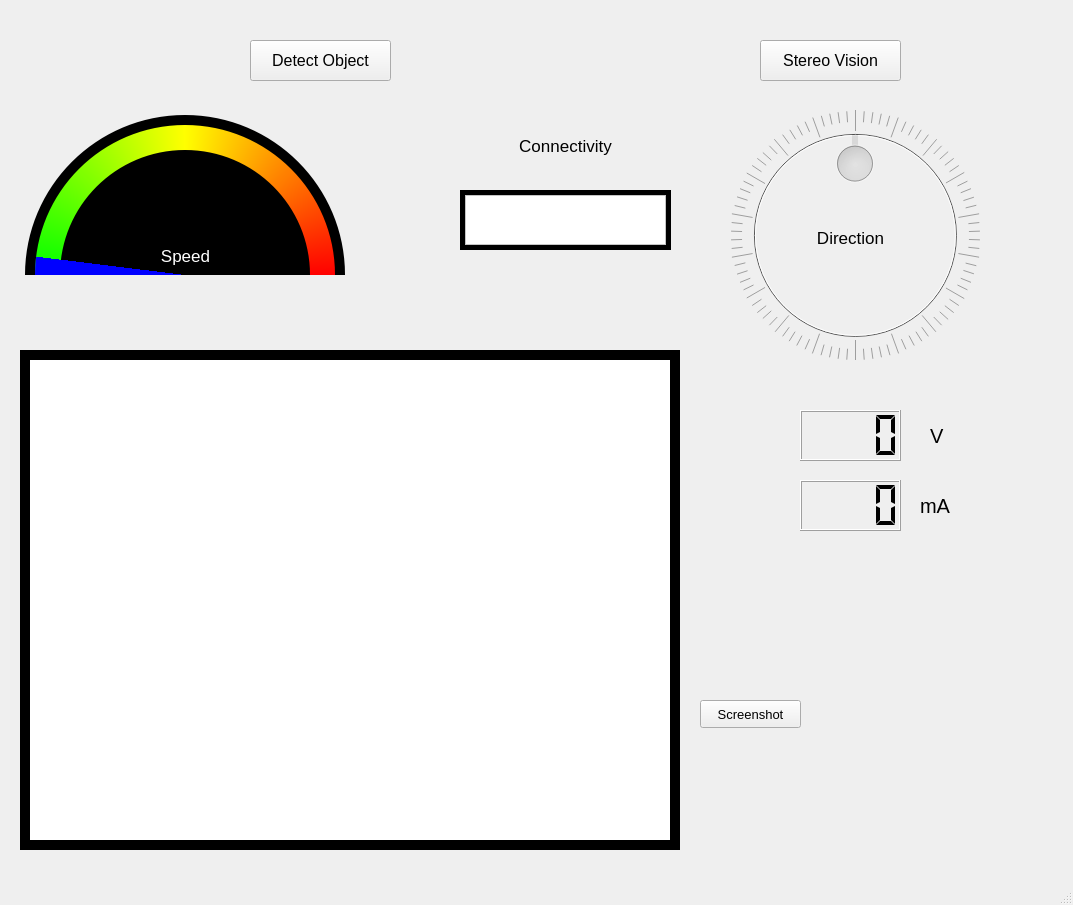
<?xml version="1.0" encoding="UTF-8"?>
<ui version="4.0">
 <class>MainWindow</class>
 <widget class="QMainWindow" name="MainWindow">
  <property name="geometry">
   <rect>
    <x>0</x>
    <y>0</y>
    <width>1073</width>
    <height>905</height>
   </rect>
  </property>
  <property name="windowTitle">
   <string>MainWindow</string>
  </property>
  <widget class="QWidget" name="centralwidget">
   <widget class="QLCDNumber" name="current">
    <property name="geometry">
     <rect>
      <x>800</x>
      <y>480</y>
      <width>101</width>
      <height>51</height>
     </rect>
    </property>
    <property name="digitCount">
     <number>4</number>
    </property>
    <property name="segmentStyle">
     <enum>QLCDNumber::Flat</enum>
    </property>
   </widget>
   <widget class="QLCDNumber" name="voltage">
    <property name="geometry">
     <rect>
      <x>800</x>
      <y>410</y>
      <width>101</width>
      <height>51</height>
     </rect>
    </property>
    <property name="digitCount">
     <number>4</number>
    </property>
    <property name="segmentStyle">
     <enum>QLCDNumber::Flat</enum>
    </property>
   </widget>
   <widget class="QLabel" name="volt">
    <property name="geometry">
     <rect>
      <x>930</x>
      <y>420</y>
      <width>31</width>
      <height>31</height>
     </rect>
    </property>
    <property name="font">
     <font>
      <pointsize>15</pointsize>
     </font>
    </property>
    <property name="text">
     <string>V</string>
    </property>
   </widget>
   <widget class="QLabel" name="ampere">
    <property name="geometry">
     <rect>
      <x>920</x>
      <y>490</y>
      <width>41</width>
      <height>31</height>
     </rect>
    </property>
    <property name="font">
     <font>
      <pointsize>15</pointsize>
     </font>
    </property>
    <property name="text">
     <string>mA</string>
    </property>
   </widget>
   <widget class="QPushButton" name="detect">
    <property name="geometry">
     <rect>
      <x>250</x>
      <y>40</y>
      <width>141</width>
      <height>41</height>
     </rect>
    </property>
    <property name="font">
     <font>
      <pointsize>12</pointsize>
     </font>
    </property>
    <property name="text">
     <string>Detect Object</string>
    </property>
   </widget>
   <widget class="QPushButton" name="stereo">
    <property name="geometry">
     <rect>
      <x>760</x>
      <y>40</y>
      <width>141</width>
      <height>41</height>
     </rect>
    </property>
    <property name="font">
     <font>
      <pointsize>12</pointsize>
     </font>
    </property>
    <property name="text">
     <string>Stereo Vision</string>
    </property>
   </widget>
   <widget class="QFrame" name="speedFore">
    <property name="geometry">
     <rect>
      <x>60</x>
      <y>150</y>
      <width>250</width>
      <height>250</height>
     </rect>
    </property>
    <property name="styleSheet">
     <string notr="true">border-radius: 125px;
background-color: qconicalgradient(cx:0.5, cy:0.5, angle:0, stop:0.49835 rgba(0, 0, 0, 255), stop:0.5 rgba(117, 117, 117, 0));</string>
    </property>
    <property name="frameShape">
     <enum>QFrame::StyledPanel</enum>
    </property>
    <property name="frameShadow">
     <enum>QFrame::Raised</enum>
    </property>
   </widget>
   <widget class="QFrame" name="speedBack">
    <property name="geometry">
     <rect>
      <x>25</x>
      <y>115</y>
      <width>320</width>
      <height>320</height>
     </rect>
    </property>
    <property name="styleSheet">
     <string notr="true">border-radius: 160px;
background-color: qconicalgradient(cx:0.5, cy:0.5, angle:0, stop:0.49835 rgba(0, 0, 0, 255), stop:0.5 rgba(117, 117, 117, 0));</string>
    </property>
    <property name="frameShape">
     <enum>QFrame::StyledPanel</enum>
    </property>
    <property name="frameShadow">
     <enum>QFrame::Raised</enum>
    </property>
   </widget>
   <widget class="QFrame" name="speedColors">
    <property name="geometry">
     <rect>
      <x>35</x>
      <y>125</y>
      <width>300</width>
      <height>300</height>
     </rect>
    </property>
    <property name="styleSheet">
     <string notr="true">background-color: qconicalgradient(cx:0.5, cy:0.5, angle:0, stop:0 rgba(255, 0, 0, 255), stop:0.25 rgba(255, 255, 0, 255), stop:0.499 rgba(0, 255, 0, 255), stop:0.5 rgba(0, 255, 0, 0));
border-radius: 150px;</string>
    </property>
    <property name="frameShape">
     <enum>QFrame::StyledPanel</enum>
    </property>
    <property name="frameShadow">
     <enum>QFrame::Raised</enum>
    </property>
   </widget>
   <widget class="QFrame" name="speedPointer">
    <property name="geometry">
     <rect>
      <x>35</x>
      <y>125</y>
      <width>300</width>
      <height>300</height>
     </rect>
    </property>
    <property name="styleSheet">
     <string notr="true">border-radius: 150px;
background-color: qconicalgradient(cx:0.5, cy:0.5, angle:0, stop:0.479 rgba(0, 0, 255, 0), stop:0.48 rgba(0, 0, 255, 255), stop:0.499 rgba(0, 0, 255, 255), stop:0.5 rgba(0, 0, 255, 0));</string>
    </property>
    <property name="frameShape">
     <enum>QFrame::StyledPanel</enum>
    </property>
    <property name="frameShadow">
     <enum>QFrame::Raised</enum>
    </property>
   </widget>
   <widget class="QLabel" name="speedLabel">
    <property name="geometry">
     <rect>
      <x>150</x>
      <y>240</y>
      <width>71</width>
      <height>31</height>
     </rect>
    </property>
    <property name="font">
     <font>
      <pointsize>13</pointsize>
     </font>
    </property>
    <property name="styleSheet">
     <string notr="true">color: rgb(255, 255, 255);</string>
    </property>
    <property name="text">
     <string>Speed</string>
    </property>
    <property name="alignment">
     <set>Qt::AlignCenter</set>
    </property>
    <property name="margin">
     <number>3</number>
    </property>
   </widget>
   <widget class="QFrame" name="blackbckgrnd">
    <property name="geometry">
     <rect>
      <x>460</x>
      <y>190</y>
      <width>211</width>
      <height>60</height>
     </rect>
    </property>
    <property name="styleSheet">
     <string notr="true">background-color: rgb(0, 0, 0);</string>
    </property>
    <property name="frameShape">
     <enum>QFrame::StyledPanel</enum>
    </property>
    <property name="frameShadow">
     <enum>QFrame::Raised</enum>
    </property>
    <widget class="QFrame" name="connectivity">
     <property name="geometry">
      <rect>
       <x>5</x>
       <y>5</y>
       <width>201</width>
       <height>50</height>
      </rect>
     </property>
     <property name="styleSheet">
      <string notr="true">background-color: qlineargradient(spread:pad, x1:0, y1:0, x2:1, y2:0, stop:0 rgba(255, 0, 0, 255), stop:0.5 rgba(255, 255, 0, 255), stop:1 rgba(0, 255, 0, 255));</string>
     </property>
     <property name="frameShape">
      <enum>QFrame::StyledPanel</enum>
     </property>
     <property name="frameShadow">
      <enum>QFrame::Raised</enum>
     </property>
     <widget class="QFrame" name="hide">
      <property name="geometry">
       <rect>
        <x>0</x>
        <y>0</y>
        <width>201</width>
        <height>50</height>
       </rect>
      </property>
      <property name="styleSheet">
       <string notr="true">background-color: rgb(255, 255, 255);</string>
      </property>
      <property name="frameShape">
       <enum>QFrame::StyledPanel</enum>
      </property>
      <property name="frameShadow">
       <enum>QFrame::Raised</enum>
      </property>
     </widget>
    </widget>
   </widget>
   <widget class="QLabel" name="ConnectivityLabel">
    <property name="geometry">
     <rect>
      <x>500</x>
      <y>130</y>
      <width>131</width>
      <height>31</height>
     </rect>
    </property>
    <property name="font">
     <font>
      <pointsize>13</pointsize>
     </font>
    </property>
    <property name="styleSheet">
     <string notr="true"/>
    </property>
    <property name="text">
     <string>Connectivity</string>
    </property>
    <property name="alignment">
     <set>Qt::AlignCenter</set>
    </property>
    <property name="margin">
     <number>3</number>
    </property>
   </widget>
   <widget class="QDial" name="direction">
    <property name="enabled">
     <bool>false</bool>
    </property>
    <property name="geometry">
     <rect>
      <x>730</x>
      <y>110</y>
      <width>250</width>
      <height>250</height>
     </rect>
    </property>
    <property name="font">
     <font>
      <pointsize>8</pointsize>
     </font>
    </property>
    <property name="maximum">
     <number>360</number>
    </property>
    <property name="value">
     <number>180</number>
    </property>
    <property name="orientation">
     <enum>Qt::Horizontal</enum>
    </property>
    <property name="wrapping">
     <bool>true</bool>
    </property>
    <property name="notchesVisible">
     <bool>true</bool>
    </property>
   </widget>
   <widget class="QLabel" name="label">
    <property name="geometry">
     <rect>
      <x>795</x>
      <y>222</y>
      <width>111</width>
      <height>31</height>
     </rect>
    </property>
    <property name="font">
     <font>
      <pointsize>13</pointsize>
     </font>
    </property>
    <property name="text">
     <string>Direction</string>
    </property>
    <property name="alignment">
     <set>Qt::AlignCenter</set>
    </property>
   </widget>
   <widget class="QFrame" name="camBack">
    <property name="geometry">
     <rect>
      <x>20</x>
      <y>350</y>
      <width>660</width>
      <height>500</height>
     </rect>
    </property>
    <property name="styleSheet">
     <string notr="true">background-color: rgb(0, 0, 0);</string>
    </property>
    <property name="frameShape">
     <enum>QFrame::StyledPanel</enum>
    </property>
    <property name="frameShadow">
     <enum>QFrame::Raised</enum>
    </property>
    <widget class="QLabel" name="camera">
     <property name="geometry">
      <rect>
       <x>10</x>
       <y>10</y>
       <width>640</width>
       <height>480</height>
      </rect>
     </property>
     <property name="styleSheet">
      <string notr="true">background-color: rgb(255, 255, 255);</string>
     </property>
     <property name="text">
      <string/>
     </property>
    </widget>
   </widget>
   <widget class="QPushButton" name="screenshot">
    <property name="geometry">
     <rect>
      <x>700</x>
      <y>700</y>
      <width>101</width>
      <height>28</height>
     </rect>
    </property>
    <property name="font">
     <font>
      <pointsize>10</pointsize>
     </font>
    </property>
    <property name="text">
     <string>Screenshot</string>
    </property>
   </widget>
   <zorder>speedBack</zorder>
   <zorder>current</zorder>
   <zorder>voltage</zorder>
   <zorder>volt</zorder>
   <zorder>ampere</zorder>
   <zorder>detect</zorder>
   <zorder>stereo</zorder>
   <zorder>speedColors</zorder>
   <zorder>blackbckgrnd</zorder>
   <zorder>ConnectivityLabel</zorder>
   <zorder>direction</zorder>
   <zorder>label</zorder>
   <zorder>speedFore</zorder>
   <zorder>camBack</zorder>
   <zorder>screenshot</zorder>
   <zorder>speedPointer</zorder>
   <zorder>speedLabel</zorder>
  </widget>
  <widget class="QMenuBar" name="menubar">
   <property name="geometry">
    <rect>
     <x>0</x>
     <y>0</y>
     <width>1073</width>
     <height>21</height>
    </rect>
   </property>
  </widget>
  <widget class="QStatusBar" name="statusbar"/>
 </widget>
 <resources/>
 <connections/>
</ui>
